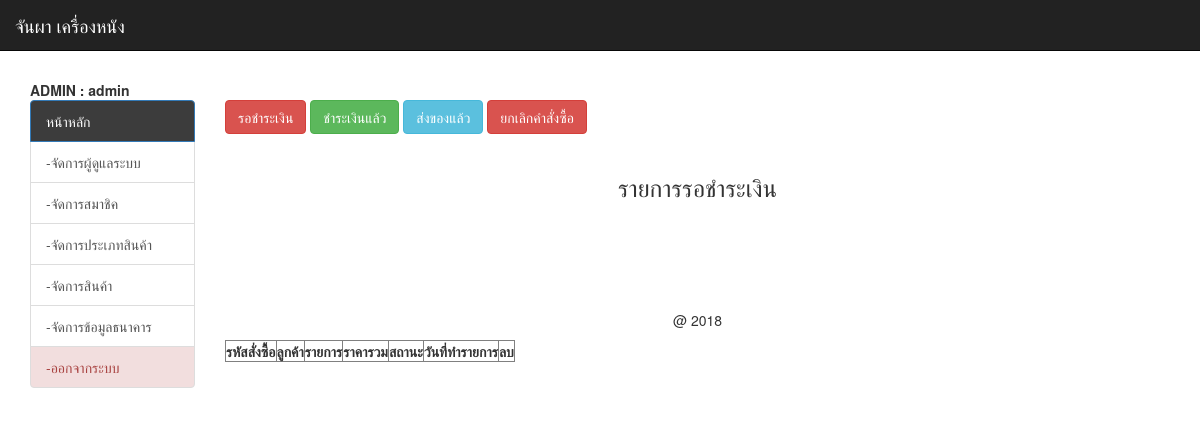
The app's page /backend/index.php (signed in), older data.
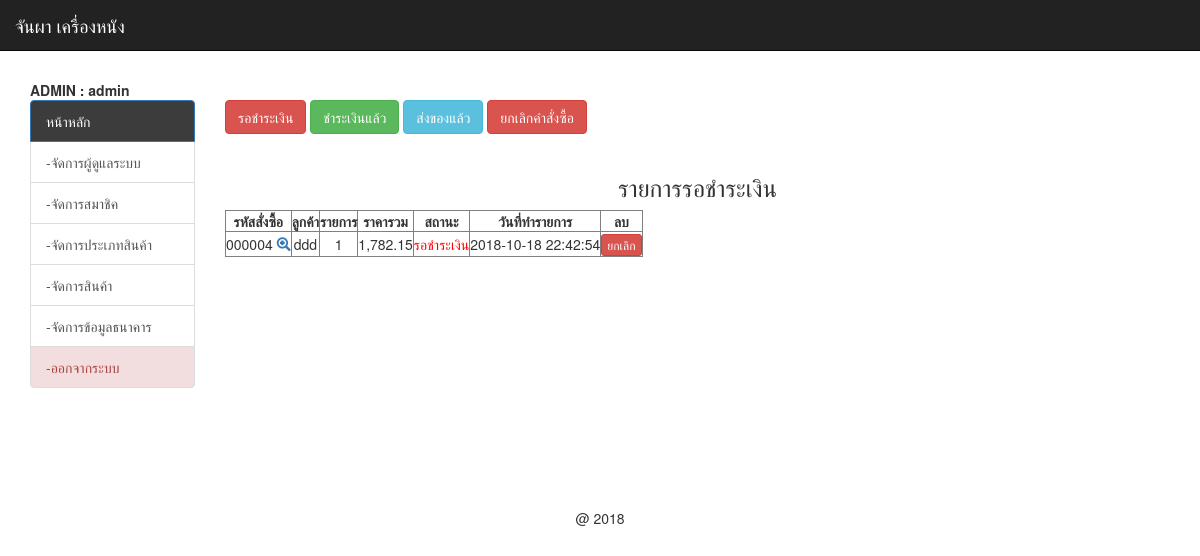
The same page, newer data.
### tables this page shows
CREATE TABLE `tbl_order` (
  `order_id` int(6) UNSIGNED ZEROFILL NOT NULL,
  `mem_id` int(11) NOT NULL,
  `name` varchar(100) NOT NULL,
  `address` varchar(500) NOT NULL,
  `email` varchar(100) NOT NULL,
  `phone` varchar(10) NOT NULL,
  `order_status` int(1) NOT NULL,
  `pay_slip` varchar(200) DEFAULT NULL,
  `b_name` varchar(100) DEFAULT NULL,
  `b_number` varchar(200) DEFAULT NULL,
  `pay_date` date DEFAULT NULL,
  `pay_amount` float(10,2) DEFAULT NULL,
  `postcode` varchar(30) DEFAULT NULL,
  `order_date` datetime NOT NULL
);

### backend/mm.php (called while the page is built, shortened)
<?php require_once('../Connections/condb.php'); ?>
<?php
if (!function_exists("GetSQLValueString")) {
function GetSQLValueString($theValue, $theType, $theDefinedValue = "", $theNotDefinedValue = "")
{
  $theValue = function_exists("mysql_real_escape_string") ? mysql_real_escape_string($theValue) : mysql_escape_string($theValue);
  switch ($theType) {
    case "text":
      $theValue = ($theValue != "") ? "'" . $theValue . "'" : "NULL";
      break;
    case "long":
    case "int":
      $theValue = ($theValue != "") ? intval($theValue) : "NULL";
      break;
  }
  return $theValue;
}
}
$colname_mm = "-1";
if (isset($_SESSION['MM_admin'])) {
  $colname_mm = $_SESSION['MM_admin'];
}
$query_mm = sprintf("SELECT * FROM tbl_admin WHERE admin_user = %s", GetSQLValueString($colname_mm, "text"));
$mm = mysql_query($query_mm, $condb) or die(mysql_error());
$row_mm = mysql_fetch_assoc($mm);
?>

### backend/show_new_cart.php (the view, shortened to what this page needs)
<?php require_once('../Connections/condb.php'); ?>
<?php
$query_mycart = sprintf("SELECT o.order_id as oid, o.mem_id, o.order_status, o.order_date, o.name , d.order_id , count(d.order_id) as coid , SUM(d.total) as ctotal FROM tbl_order as o, tbl_order_detail as d WHERE o.order_id = d.order_id AND o.order_status = 1 GROUP BY o.order_id ORDER BY o.order_id DESC " , GetSQLValueString($colname_mycart , "int"));
$mycart = mysql_query($query_mycart , $condb) or die(mysql_error());
$row_mycart = mysql_fetch_assoc($mycart);
$totalRows_mycart = mysql_num_rows($mycart);
?>
<h3 align="center">รายการรอชำระเงิน</h3>
<table id="example" class="display" cellspacing="0" border="1">
	<thead>
		<tr>
			<th>รหัสสั่งซื้อ</th>
			<th>ลูกค้า</th>
			<th>รายการ</th>
			<th>ราคารวม</th>
			<th>สถานะ</th>
			<th>วันที่ทำรายการ</th>
			<th> <center> ลบ </center></th>
		</tr>
	</thead>
	<?php if ($totalRows_mycart > 0) { ?>
		<?php do { ?>
			<tr>
				<td>
					<?php echo $row_mycart['oid'];?>
					<span id="hp">
						<a href="index.php?order_id=<?php echo $row_mycart['oid'];?>&act=show-order">
							<span class="glyphicon glyphicon-zoom-in"></span>
						</a>
					</span>
				</td>
				<td align="center" >
					<?php echo $row_mycart['name'];?>
				</td>
				<td align="center" >
					<?php echo $row_mycart['coid'];?>
				</td>
				<td align="center">
					<?php echo number_format($row_mycart['ctotal'],2);?>
				</td>
				<td align="center" >
					<font color="red">
						<?php $status = $row_mycart['order_status'];
						include('status.php');
						?>
					</font>
				</td>
				<td > <?php echo $row_mycart['order_date'];?></td>
				<td><center>
					<a href="del_order.php?order_id=<?php echo $row_mycart['oid'];?>&order_status=4" class="btn btn-danger btn-xs" onClick="return confirm('ยืนยันการยกเลิกคำสั่งซื้อ');">
					ยกเลิก </a></center>
				</td>
				</tr>
			<?php } while ($row_mycart = mysql_fetch_assoc($mycart)); ?>
		</table>
		<?php
	}
	?>

### backend/index.php (shortened to what this page needs)
<!DOCTYPE html>
<html lang="en">
  <head>
	<?php include('h.php');?>
    <?php include('datatable.php');?>
  </head>
  <body>
    <?php include('navbar.php');?>
  <div class="container">
  	<div class="row">
    	<div class="col-md-2">
        <span id="hp">
        <?php include('menu.php');?>
        </span>
        </div>
        <div class="col-md-10 " >
          <br />
           <a href="index.php" class="btn btn-danger" id="hp">รอชำระเงิน</a>
           <a href="index.php?act=show-payed" class="btn btn-success" id="hp">ชำระเงินแล้ว</a>
           <a href="index.php?act=show-post" class="btn btn-info" id="hp">ส่งของแล้ว</a>
           <a href="index.php?act=show-cancel" class="btn btn-danger" id="hp">ยกเลิกคำสั่งซื้อ</a>
           <br />
           <br />
           <?php
              $act = $_GET['act'];
              if ($act =='show-order') {
                include('detail_order_after_cartdone.php');
              }elseif ($act == 'show-payed'){
                include('show_cart_pay.php');
              }elseif ($act == 'show-post') {
                include('show_cart_post.php');
              }elseif ($act == 'show-cancel'){
                include('show_cancel_cart.php');
              }else{
                include('show_new_cart.php');
              }
           ?>
        </div>
    </div>
 </div>
  </body>
</html>
<?php include('f.php');?>

### backend/h.php (shortened to what this page needs)
<link href="../css/bootstrap.min.css" rel="stylesheet">
<link href="../css/style.css" rel="stylesheet">

### backend/datatable.php (shortened to what this page needs)
<link rel="stylesheet" type="text/css" href="../dt/jquery.dataTables.min.css">

### backend/navbar.php (shortened to what this page needs)
<nav class="navbar navbar-inverse navbar-fixed-top">
  <div class="container-fluid">
    <div class="navbar-header">
      <a class="navbar-brand" href="#">จันผา เครื่องหนัง</a>
    </div>
  </div>
</nav>
<br>
<br>
<br>
<br>

### backend/menu.php (shortened to what this page needs)
<?php include('mm.php');?>
<b>  ADMIN : <?php echo $row_mm['admin_name'];?></b>
<br />
<div class="list-group">
	<a href="index.php" class="list-group-item active"  style="background-color: #3c3c3c">หน้าหลัก</a>
	<?php
	if ($row_mm['status'] == 'admin') { ?>
		<a href="list_admin.php" class="list-group-item">-จัดการผู้ดูแลระบบ</a>
		<a href="list_member.php" class="list-group-item">-จัดการสมาชิค</a>
		<a href="list_product_type.php" class="list-group-item">-จัดการประเภทสินค้า</a>
		<a href="list_product.php" class="list-group-item">-จัดการสินค้า</a>
		<a href="list_bank.php" class="list-group-item">-จัดการข้อมูลธนาคาร</a>
		<a href="../logout_admin.php" class="list-group-item list-group-item-danger">-ออกจากระบบ</a>
<?php } ?>
</div>

### backend/f.php (shortened to what this page needs)
<p align="center" style="padding-top:100px">
@ 2018
</p>

### backend/status.php
<?php
if ($status == 1) {
	echo "<font color='red'>";
	echo "รอชำระเงิน";
	echo "</font>";
}elseif ($status == 2) {
	echo "<font color='green'>";
	echo "ชำระเงินแล้ว";
	echo "</font>";
}elseif ($status == 3) {
	echo "<font color='blue'>";
	echo "ส่งของแล้ว";
	echo "</font>";
}elseif ($status == 4) {
	echo "<font color='black'>";
	echo "ยกเลิกคำสั่งซื้อ";
	echo "</font>";
}
?>

### css/style.css (style rules this page uses)
th { text-align:center; }

Row changes from the older to the newer data that the page shows:
added tbl_order: order_id "000004", name "ddd", coid "1", ctotal "1,782.15", order_status "รอชำระเงิน", order_date "2018-10-18 22:42:54"
